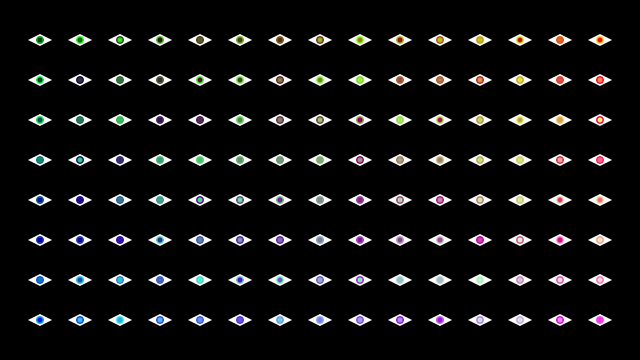
Frame 1 (no input)
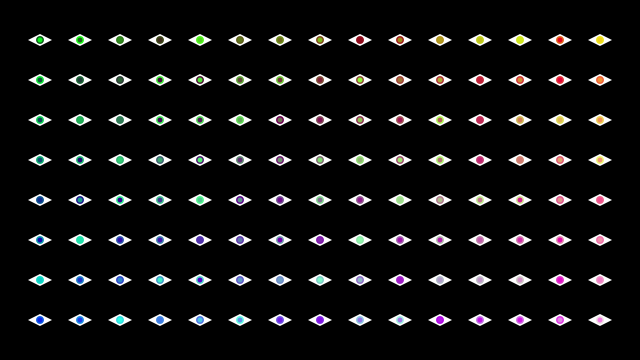
Frame 60 (the mouse pressed at the canvas centre just before this capture)
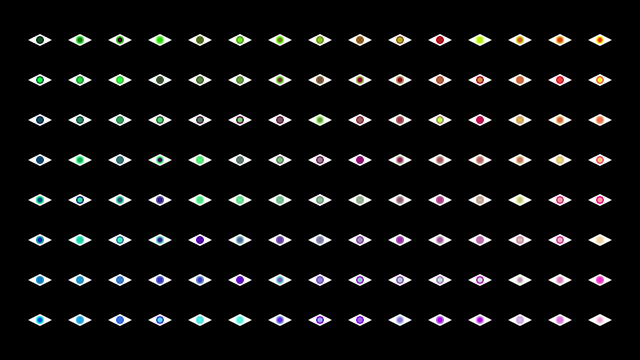
Frame 120 (the mouse held since frame 60 and released just before this capture)

The Processing sketch that drew these frames (run headless with seeded random() and noise(); from frame 60 on, the mouse is pressed at the canvas centre):

// Processing sketch: processing_187366
// ── processing_187366.pde

int x = 0;
int y = 0;
int shapeSize = 9;

float delay = 10f;

void draw()
{
  int gridSize = 40;
  background(0); 
  noStroke(); 
  for (int x = gridSize; x <= width - gridSize; x += gridSize) 
  {
    for (int y = gridSize; y <= height - gridSize; y += gridSize) 
    {
      noStroke();
      fill(255);
      //rect(x-1, y-1, 3, 3);
      stroke(255, 50);
      //line(x, y, width/2, height/2);
      
      drawShape(x, y, shapeSize);
    }
}

}

void  drawShape(int x, int y, int theSize)
{
  fill(255);
  noStroke();
  triangle(x-12,y,x,y-6,x,y+6);
  triangle(x,y-6,x+12,y,x,y+6);
  fill((float)x / 640f * 255f, random(255), (float)y / 360f * 255f);
  ellipse(x, y, 8, 8);
  fill((float)x / 640f * 255f, random(255), (float)y / 360f * 255f);
  ellipse(x, y, 5, 5);
}

void setup() 
{
  size (640, 360);
}
